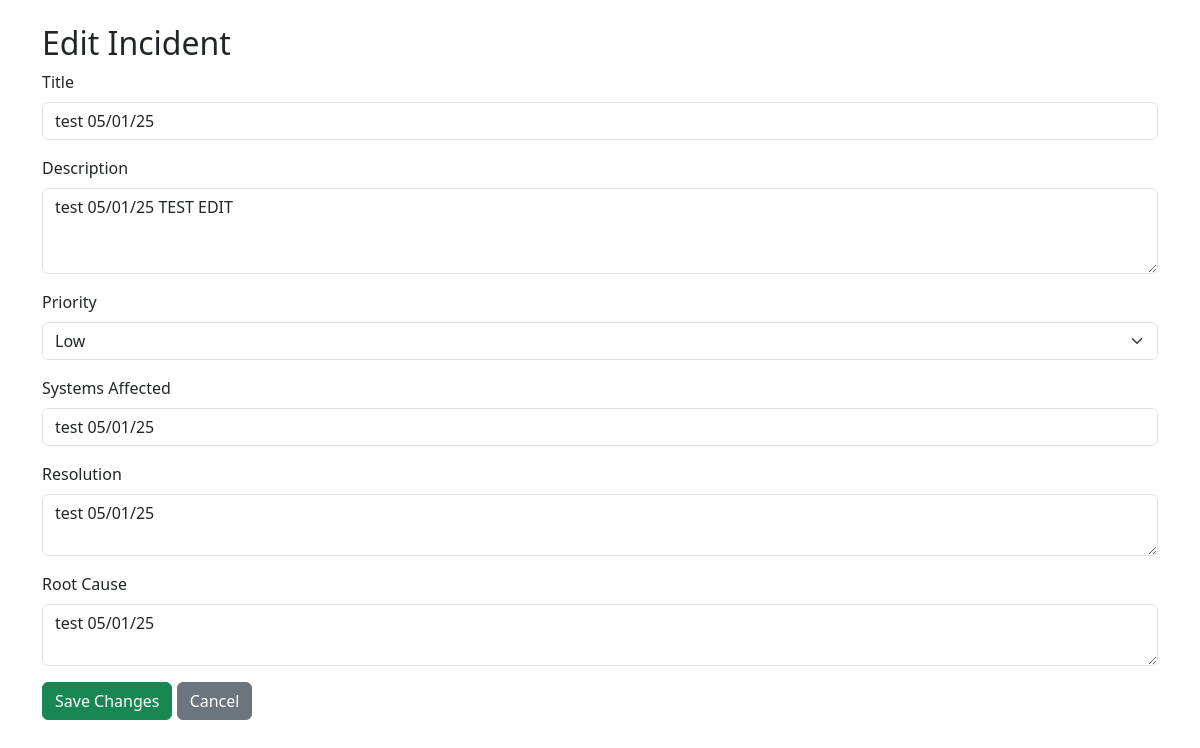
Screenshot of /edit/56 with the database file from the repository.
### app.py (models this page shows)
class Incident(db.Model):
    id = db.Column(db.Integer, primary_key=True)
    title = db.Column(db.String(120), nullable=False)
    description = db.Column(db.Text, nullable=False)
    priority = db.Column(db.String(20), nullable=True)
    systems_affected = db.Column(db.String(200), nullable=True)
    resolution = db.Column(db.Text, nullable=True)
    root_cause = db.Column(db.Text, nullable=True)
    created_at = db.Column(db.DateTime, default=datetime.utcnow)
    updated_at = db.Column(db.DateTime, default=datetime.utcnow, onupdate=datetime.utcnow)

### app.py (the view, shortened to what this page needs)
@app.route('/edit/<int:incident_id>', methods=['GET', 'POST'])
def edit_incident(incident_id):
    incident = Incident.query.get_or_404(incident_id)
    return render_template('edit.html', incident=incident)

### templates/edit.html (shortened to what this page needs)
<!DOCTYPE html>
<html lang="en">
<head>
    <link rel="stylesheet" href="https://cdn.jsdelivr.net/npm/bootstrap@5.3.0/dist/css/bootstrap.min.css">
</head>
<body>
<div class="container mt-4">
    <h2>Edit Incident</h2>
    <form method="POST">
        <div class="mb-3">
            <label for="title" class="form-label">Title</label>
            <input type="text" class="form-control" name="title" id="title" value="{{ incident.title }}" required>
        </div>
        <div class="mb-3">
            <label for="description" class="form-label">Description</label>
            <textarea class="form-control" name="description" id="description" rows="3" required>{{ incident.description }}</textarea>
        </div>
        <div class="mb-3">
            <label for="priority" class="form-label">Priority</label>
            <select class="form-select" name="priority" id="priority">
                <option value="Low" {% if incident.priority == 'Low' %}selected{% endif %}>Low</option>
            </select>
        </div>
        <div class="mb-3">
            <label for="systems_affected" class="form-label">Systems Affected</label>
            <input type="text" class="form-control" name="systems_affected" id="systems_affected" value="{{ incident.systems_affected }}">
        </div>
        <div class="mb-3">
            <label for="resolution" class="form-label">Resolution</label>
            <textarea class="form-control" name="resolution" id="resolution" rows="2">{{ incident.resolution }}</textarea>
        </div>
        <div class="mb-3">
            <label for="root_cause" class="form-label">Root Cause</label>
            <textarea class="form-control" name="root_cause" id="root_cause" rows="2">{{ incident.root_cause }}</textarea>
        </div>
        <button type="submit" class="btn btn-success">Save Changes</button>
        <a href="{{ url_for('index') }}" class="btn btn-secondary">Cancel</a>
    </form>
</div>
</body>
</html>

### rows the page displays
Incident: title "test 05/01/25", description "test 05/01/25 TEST EDIT", priority "Low", systems_affected "test 05/01/25", resolution "test 05/01/25", root_cause "test 05/01/25"
